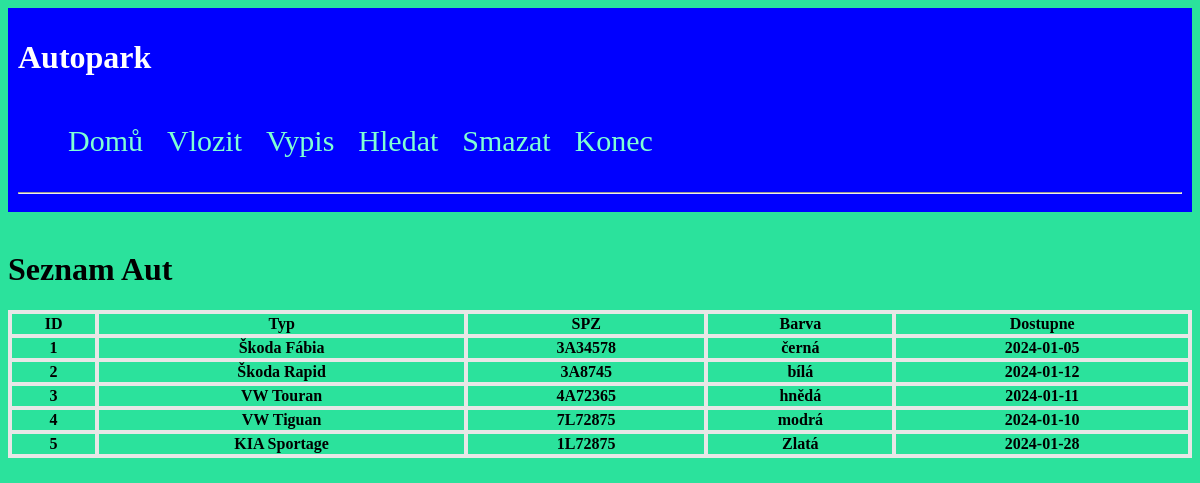
Screenshot of /vypis.php with the database file from the repository.
### tables this page shows
CREATE TABLE `autopark` (
  `id` mediumint(8) UNSIGNED NOT NULL,
  `typ` varchar(15) NOT NULL,
  `spz` varchar(10) NOT NULL,
  `barva` varchar(20) NOT NULL,
  `dostupne` date NOT NULL
);

### vypis.php (the view, shortened to what this page needs)
<!DOCTYPE html>
<html lang="cs">
<head>
    <link rel="stylesheet" href="./CSS/style.css">
</head>
<header>
<?php
include ('menu.php');
?>
</header>
<body>
</body>
</html>
<?php
include ("connection.php");
$query ="SELECT * FROM autopark";
$result = mysqli_query($connection,$query);
if(isset($_GET["search"])){
    $_GET["search"]=$connection->real_escape_string($_GET["search"]);
    $result="WHERE Typ  like '%{$_GET["search"]}%' or SPZ like '%{$_GET["search"]}%' or Barva like '%{$_GET["search"]}%' dostupne like '%{$_GET["search"]}%'";}
  else {$result="";}
  $dotaz=$connection->prepare("SELECT id,typ,spz,barva,dostupne from autopark $result;");
$dotaz->bind_result($id,$typ,$spz,$barva,$dostupne );
$dotaz->execute();
echo "  <h1>Seznam Aut</h1>";
  echo "<table>";
echo "<thead><tr><th>ID</th><th>Typ</th><th>SPZ</th><th>Barva</th><th>Dostupne</th></thead>\n";
while($dotaz->fetch()){
  echo "<tbody><tr><th>$id</th><th>$typ</th><th>$spz</th><th>$barva</th><th>$dostupne</th></tr></tbody>\n";
}
echo "</table>";
?>

### menu.php
<H1>Autopark</H1>
    <div class="container">
        <nav>
            <ul>
            <a href="index.php"><li>Domů</li></a>
                <a href="vlozit.php"><li>Vlozit</li></a>
                <a href="vypis.php"><li>Vypis</li></a>
                <a href="hledat.php"><li>Hledat</li></a>
                <a href="smazat.php"><li>Smazat</li></a>
                <a href="https://www.seznam.cz"><li>Konec</li></a>
            </ul>
        </nav>
        </div>
        <hr />

### css/style.css (style rules this page uses)
header { background-color:blue; padding: 10px; color:white; }
* { transition:all 0.3 ease-in-out; }
.container { clear:both; overflow:auto; }
body { background-color:rgb(43, 226, 156); margin-bottom: 0px; padding: 0px; }
nav { float:left; padding-right: 10 px; }
ul li { display: inline-block; padding:10px; font-size:30px; font-family:raleway; color:aquamarine; }
table { border-collapse: collapse; width: 100%; }
th, td { border: 4px solid rgb(231, 231, 231); text-align: center; }

### rows the page displays
autopark: id "1", typ "Škoda Fábia", spz "3A34578", barva "černá", dostupne "2024-01-05"
autopark: id "2", typ "Škoda Rapid", spz "3A8745", barva "bílá", dostupne "2024-01-12"
autopark: id "3", typ "VW Touran", spz "4A72365", barva "hnědá", dostupne "2024-01-11"
autopark: id "4", typ "VW Tiguan", spz "7L72875", barva "modrá", dostupne "2024-01-10"
autopark: id "5", typ "KIA Sportage", spz "1L72875", barva "Zlatá", dostupne "2024-01-28"
